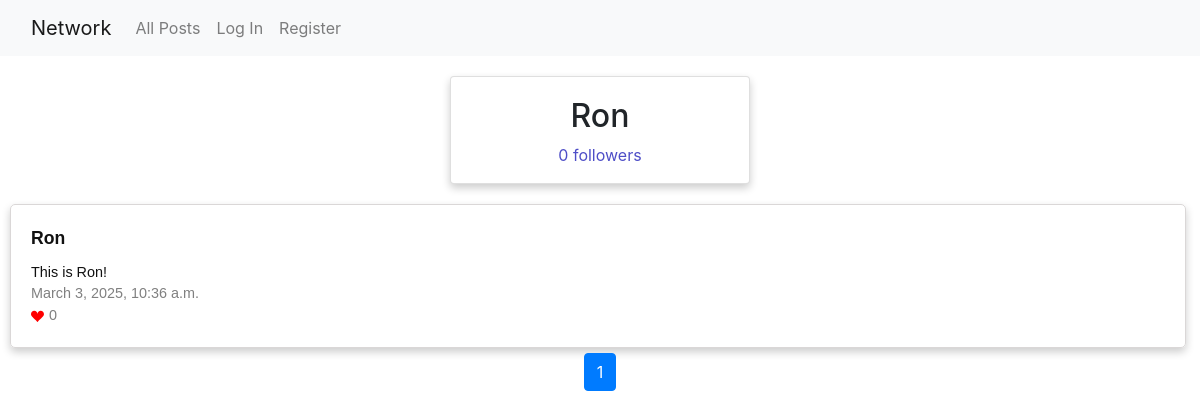
Page /profile/2 on the earlier database version.
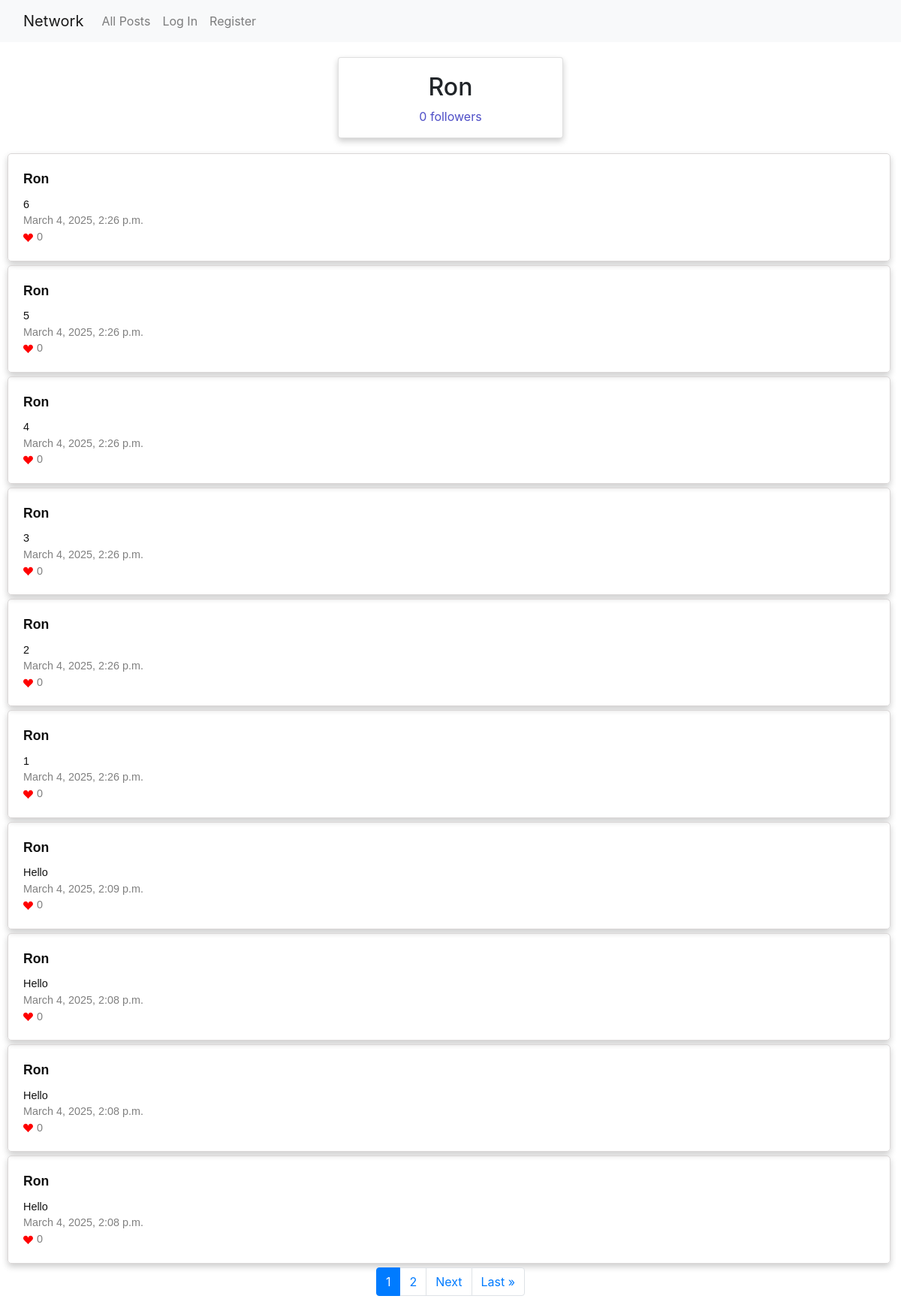
Same page on the later database version.
### network/models.py (models this page shows, shortened)
class User(AbstractUser):
    pass
    following = models.ManyToManyField('self', symmetrical=False, related_name='followers', blank=True)

class Posts(models.Model):
    author = models.ForeignKey(User, on_delete=models.CASCADE,related_name='posts')
    content = models.TextField(blank=False)
    likes = models.ManyToManyField(User, related_name='liked_posts', blank=True)
    date_time = models.DateTimeField(auto_now_add=True)

### network/views.py (the view)
# urls.py: path("profile/<int:user_id>", views.profile, name="profile"),
def profile(request, user_id):
    profile_user = get_object_or_404(User, id=user_id)
    posts = profile_user.posts.all().order_by('-date_time')
    paginator = Paginator(posts, 10) #Show 10 posts per page.
    page_number = request.GET.get('page')
    page_obj = paginator.get_page(page_number)
    is_following = profile_user.followers.filter(id=request.user.id).exists()
    return render(request, 'network/profile.html', {
        'profile_user': profile_user,
        'page_obj': page_obj,
        'is_following': is_following
    })

### network/templates/network/profile.html (shortened to what this page needs)
{% extends 'network/layout.html' %}
{% block page_id %}profile-page{% endblock %}
{% block body %}
    <div class="card">
        <h2>{{ profile_user.username }}</h2>
        <p id="followers">{{ profile_user.followers.count }} followers</p>
    </div>
    {% for post in page_obj %}
        <div class="post">
            <a href="{% url 'profile' user_id=post.author.id %}"><strong>{{ post.author }}</strong></a>
            <p>{{ post.content }}</p>
            <p>{{ post.date_time }}</p>
            <p><svg xmlns="http://www.w3.org/2000/svg" width="16" height="16" fill="currentColor" class="bi bi-suit-heart-fill" viewBox="0 0 16 16">
                <path d="M4 1c2.21 0 4 1.755 4 3.92C8 2.755 9.79 1 12 1s4 1.755 4 3.92c0 3.263-3.234 4.414-7.608 9.608a.513.513 0 0 1-.784 0C3.234 9.334 0 8.183 0 4.92 0 2.755 1.79 1 4 1"/>
              </svg>{{ post.likes.count }}</p>
        </div>
    {% empty %}
        <p>The {{ profile_user.username }} has no posts yet!</p>
    {% endfor %}
    <div class="pagination-container">
        <ul class="pagination justify-content-center">
            {% for page in page_obj.paginator.page_range %}
                {% if page >= page_obj.number|add:"-2" and page <= page_obj.number|add:"2" %}
                    <li class="page-item {% if page == page_obj.number %}active{% endif %}">
                        <a class="page-link" href="?page={{ page }}">{{ page }}</a>
                    </li>
                {% endif %}
            {% endfor %}
            {% if page_obj.has_next %}
                    <li class="page-item">
                        <a class="page-link" href="?page={{ page_obj.next_page_number }}">Next</a>
                    </li>
                    <li class="page-item">
                        <a class="page-link" href="?page={{ page_obj.paginator.num_pages }}">Last &raquo;</a>
                    </li>
            {% endif %}
        </ul>
    </div>
{% endblock %}

### network/templates/network/layout.html (shortened to what this page needs)
{% load static %}
<!DOCTYPE html>
<html lang="en">
    <head>
        <link rel="stylesheet" href="https://stackpath.bootstrapcdn.com/bootstrap/4.4.1/css/bootstrap.min.css">
        <link href="{% static 'network/styles.css' %}" rel="stylesheet">
        <link rel="stylesheet" href="https://cdnjs.cloudflare.com/ajax/libs/font-awesome/4.7.0/css/font-awesome.min.css">
    </head>
    <body id="{% block page_id %}{% endblock %}">
        <nav class="navbar navbar-expand-lg navbar-light bg-light">
            <div class="container-fluid">
                <a class="navbar-brand" href="#">Network</a>
                <div class="collapse navbar-collapse" id="collapsibleNavbar">
                  <ul class="navbar-nav mr-auto">
                    <li class="nav-item">
                      <a class="nav-link" href="{% url 'index' %}">All Posts</a>
                    </li>
                    {% if user.is_authenticated %}
                        <li class="nav-item">
                            <a class="nav-link" href="{% url 'following' user_id=user.id %}">Following</a>
                        </li>
                        <li class="nav-item">
                            <a class="nav-link" href="{% url 'logout' %}">Log Out</a>
                        </li>
                    {% else %}
                        <li class="nav-item">
                            <a class="nav-link" href="{% url 'login' %}">Log In</a>
                        </li>
                        <li class="nav-item">
                            <a class="nav-link" href="{% url 'register' %}">Register</a>
                        </li>
                    {% endif %}
                  </ul>
                </div>
            </div>
          </nav>
        <div class="body">
            {% block body %}
            {% endblock %}
        </div>
    </body>
</html>

### network/static/network/styles.css (style rules this page uses)
.post { border: 1px solid #dad7d7; border-radius: 5px; box-sizing: border-box; width: 98%; padding: 20px; margin-left: 10px; margin-bottom: 5px; font-family: Arial, Helvetica, sans-serif; box-shadow: 0 4px 8px 0 rgba(0, 0, 0, 0.2); }
.post p { font-size: 0.9em; color: grey; margin: 0; }
.post p:first-of-type { color: #111111; }
.post svg { color: red; margin-right: 5px; height: 0.9em; width: 0.9em; }
.post a { display: block; font-size: 0.9em; }
.post a:first-of-type { color: #111111; font-size: 1.1em; margin-bottom: 10px; }
.card { box-shadow: 0 4px 8px 0 rgba(0, 0, 0, 0.2); max-width: 300px; margin: auto; text-align: center; margin-top: 20px; margin-bottom: 20px; padding: 20px 0px 0px 0px; }
#followers { color: rgb(78, 78, 199); font-size: 1em; }

Differences in the rows shown:
no longer on this page (row unchanged): Posts: author "Ron", content "This is Ron!", date_time "March 3, 2025, 10:36 a.m.", likes.count "0"
added Posts: author "Ron", content "6", date_time "March 4, 2025, 2:26 p.m.", likes.count "0"
added Posts: author "Ron", content "5", date_time "March 4, 2025, 2:26 p.m.", likes.count "0"
added Posts: author "Ron", content "4", date_time "March 4, 2025, 2:26 p.m.", likes.count "0"
added Posts: author "Ron", content "3", date_time "March 4, 2025, 2:26 p.m.", likes.count "0"
added Posts: author "Ron", content "2", date_time "March 4, 2025, 2:26 p.m.", likes.count "0"
added Posts: author "Ron", content "1", date_time "March 4, 2025, 2:26 p.m.", likes.count "0"
added Posts: author "Ron", content "Hello", date_time "March 4, 2025, 2:09 p.m.", likes.count "0"
added Posts: author "Ron", content "Hello", date_time "March 4, 2025, 2:08 p.m.", likes.count "0"
added Posts: author "Ron", content "Hello", date_time "March 4, 2025, 2:08 p.m.", likes.count "0"
added Posts: author "Ron", content "Hello", date_time "March 4, 2025, 2:08 p.m.", likes.count "0"
Other differences:
new list line: "2"
text now shown: "Next Last »"
